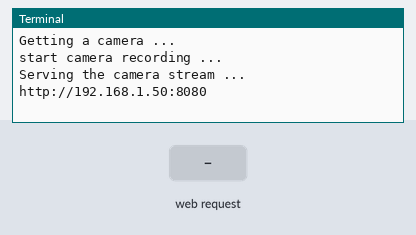
This program was run on a simulated Raspberry Pi (BCM pin numbers). On the bench: the last lines printed to the terminal. Inputs (shaded band) come from the test bench. The camera gives no picture and a still takes 0.5 s; system figures (address, load, memory, disk, uptime) are fixed made-up values; the clock reads 2024-03-15 10:24:30 at power-on unless the program sets it.

Above: at 1.2 s.
1.3 s: HTTP request for / received
At 2.4 s:
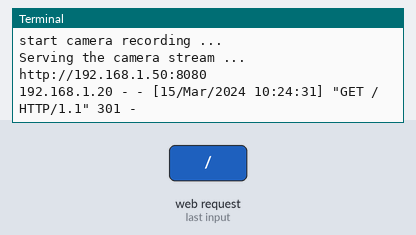
2.8 s: HTTP request for /index.html received
At 3.5 s:
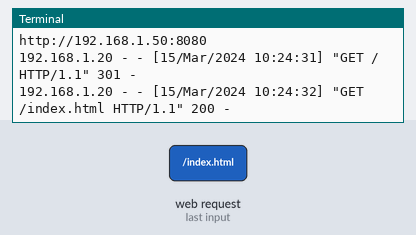
4.3 s: HTTP request for /stream.mjpg received
At 4.7 s:
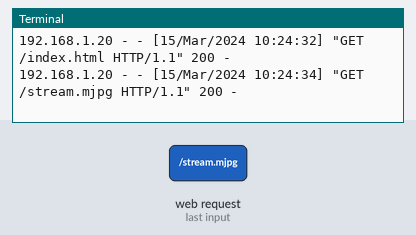

Measured:
- after the input at 1.3 s, the terminal: prints a new line at once (image 1)
- after the input at 2.8 s, the terminal: prints a new line at once (image 2)
- after the input at 4.3 s, the terminal: prints a new line at once (image 3)

The program:

camera_stream_server.py
```python
# camera_stream_server.py
# Mostly copied from https://picamera.readthedocs.io/en/release-1.13/recipes2.html

print( "Getting a camera ..." )
import io, logging, socketserver, subprocess
from http import server
from threading import Condition

from picamera2 import Picamera2
from picamera2.encoders import JpegEncoder
from picamera2.encoders import H264Encoder
from picamera2.outputs import FileOutput

size = (width, height) = (640, 480)
#size = (width, height) = (1296, 972)

PAGE = f"""\
<html>
    <head>
        <title>라즈베리파이 감시 카메라</title>
        <meta charset="UTF-8">
    </head>
    <body>
        <center>
            <h3>라즈베리파이 감시 카메라</h3>
            <img src="stream.mjpg" width="{width}" height="{height}" />
        </center>
    </body>
</html>
"""

class StreamingOutput(io.BufferedIOBase):
    def __init__(self):
        self.frame = None
        self.condition = Condition()

    def write(self, buf):
        with self.condition:
            self.frame = buf
            self.condition.notify_all()
        pass
    pass
pass

class StreamingHandler(server.BaseHTTPRequestHandler):
    def do_GET(self):
        if self.path == '/':
            self.send_response(301)
            self.send_header('Location', '/index.html')
            self.end_headers()
        elif self.path == '/index.html':
            content = PAGE.encode('utf-8')
            self.send_response(200)
            self.send_header('Content-Type', 'text/html')
            self.send_header('Content-Length', len(content))
            self.end_headers()
            self.wfile.write(content)
        elif self.path == '/stream.mjpg':
            self.send_response(200)
            self.send_header('Age', 0)
            self.send_header('Cache-Control', 'no-cache, private')
            self.send_header('Pragma', 'no-cache')
            self.send_header('Content-Type', 'multipart/x-mixed-replace; boundary=FRAME')
            self.end_headers()
            try:
                while True:
                    with output.condition:
                        output.condition.wait()
                        frame = output.frame
                    self.wfile.write(b'--FRAME\r\n')
                    self.send_header('Content-Type', 'image/jpeg')
                    self.send_header('Content-Length', len(frame))
                    self.end_headers()
                    self.wfile.write(frame)
                    self.wfile.write(b'\r\n')
            except Exception as e:
                logging.warning(
                    'Removed streaming client %s: %s',
                    self.client_address, str(e))
        else:
            self.send_error(404)
            self.end_headers()
        pass
    pass
pass

class StreamingServer(socketserver.ThreadingMixIn, server.HTTPServer):
    allow_reuse_address = True
    daemon_threads = True
pass

picam2 = Picamera2()
picam2.configure(picam2.create_video_configuration(main={"size": (640, 480)}))
output = StreamingOutput()
picam2.start_recording(JpegEncoder(), FileOutput(output))

print( "start camera recording ..." )

try:
    port = 8080
    address = ('', port)
    server = StreamingServer(address, StreamingHandler)
    ip_addr = subprocess.getoutput("hostname -I").strip()
    print( f"Serving the camera stream ..." )
    print( f"http://{ip_addr}:{port}" )
    server.serve_forever()
finally:
    picam2.stop_recording()
pass
```
